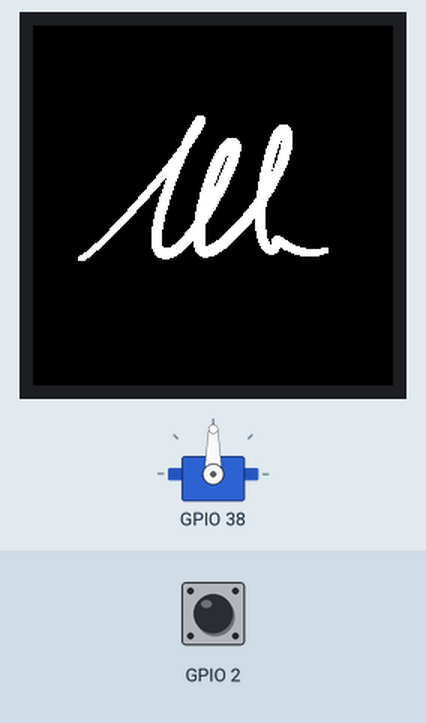
The sketch below on a simulated ESP32. Parts: 240×240 colour display, servo. The inputs (shaded band) are chosen by the test bench; at power-on: GPIO 2 HIGH. EEPROM starts erased; what the sketch prints to the serial monitor is not drawn.

Above: at 0.3 s.
At 2.9 s:
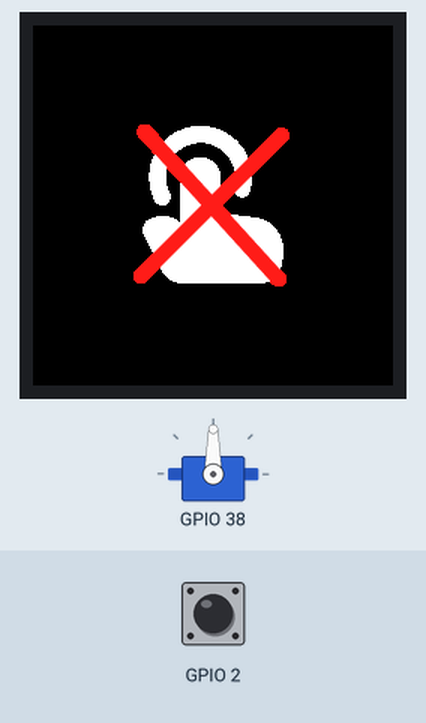
At 13.1 s:
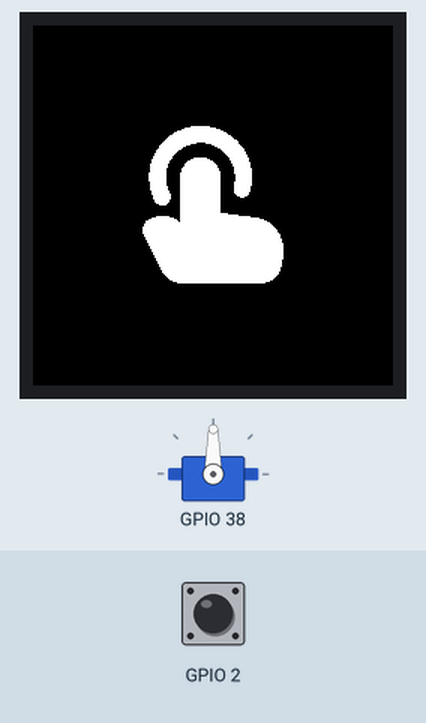

Measured:
- what the display in image 1 shows lasts 10.0 s, from 2.9 s to 12.9 s

The sketch:

setup.ino
```cpp
#include "setup.h"


#include <TFT_eSPI.h>
#include "Logo.h"

#include "finger_press_line.h"
#include "save_fill.h"

TFT_eSPI tft = TFT_eSPI();
TFT_eSprite eyes = TFT_eSprite(&tft);

const unsigned int sreenW = 240;
const unsigned int sreenH = 240;

#include <ESP32Servo.h>

#include <Arduino.h>

#include <Preferences.h>
Preferences preferences;

// servo
Servo controlServo;

int pos = 0;
int lastPosition = -1;  // Initialized to an impossible value

void setup() {
  Serial.begin(115200);

  preferences.begin("touch", false);  // Apre le preferenze con il nome "touch", false indica che non è solo di lettura

  // setup Screen
  tft.begin();
  tft.setRotation(0);
  tft.fillScreen(TFT_BLACK);
  tft.setSwapBytes(true);
  // Show Logo
  tft.pushImage(30, 60, logoWidth, logoHeight, logo_momysnow);

  // setup servo
  ESP32PWM::allocateTimer(0);
  controlServo.setPeriodHertz(50);
  // HEAD
  controlServo.attach(headServoPin, 1000, 2000);
  controlServo.write(90);
  controlServo.detach();
  // PUSH_L
  controlServo.attach(pushLServoPin, 1000, 2000);
  controlServo.write(90);
  controlServo.detach();
  // PUSH_R
  controlServo.attach(pushRServoPin, 1000, 2000);
  controlServo.write(90);
  controlServo.detach();
  // ROTATE_L
  controlServo.attach(rotateLServoPin, 1000, 2000);
  controlServo.write(90);
  controlServo.detach();
  // ROTATE_R
  controlServo.attach(rotateRServoPin, 1000, 2000);
  controlServo.write(90);
  controlServo.detach();
  // BASE
  controlServo.attach(baseServoPin, 1000, 2000);
  controlServo.write(90);
  controlServo.detach();

  delay(2000);

  tft.fillScreen(TFT_BLACK);
  delay(500);

  // SHOW IMG NOT TOUCH AND SAVE VAlUE
  tft.pushImage((240 - wifiWidth) / 2, (240 - wifiHeight) / 2, wifiWidth, wifiHeight, finger_press_fill_stop);

  // save touchRead(touchPadHeadPin) without touching
  // initialize a variable to store the sum of the sensor values
  int sum = 0;
  // initialize a counter to keep track of the number of readings
  int count = 0;
  // set the maximum number of readings to 200 (corresponding to 2 seconds with a delay of 10 ms)
  int maxCount = 100;
  // repeat the loop until the counter reaches the maximum
  while (count < maxCount) {
    // add the current sensor value to the sum
    sum += touchRead(touchPadHeadPin);
    // increment the counter
    count++;
    // wait for 10 ms
    delay(100);
  }

  // calculate the average value by dividing the sum by the count
  int averageValue = sum / count;


  // Salva un nuovo valore nella chiave "NTV"
  preferences.putInt("NTV", averageValue);
  Serial.println("Nuovo valore salvato in EEPROM: " + String(averageValue));

  tft.fillScreen(TFT_BLACK);
  delay(100);

  // SHOW IMG TOUCH AND SAVE VAlUE
  tft.pushImage((240 - wifiWidth) / 2, (240 - wifiHeight) / 2, wifiWidth, wifiHeight, finger_press_fill);

  // wait until a touch is detected based on the difference between touch and no touch values
  int threshold = 5000;                                   // adjust this value as needed
  int currentValue = touchRead(touchPadHeadPin);          // read the current sensor value
  while (abs(currentValue - averageValue) < threshold) {  // check if the difference is less than the threshold
    currentValue = touchRead(touchPadHeadPin);            // update the current sensor value
    delay(10);                                            // wait for a short time
  }

  // initialize a variable to store the sum of the sensor values
  sum = 0;
  // initialize a counter to keep track of the number of readings
  count = 0;
  // set the maximum number of readings to 200 (corresponding to 2 seconds with a delay of 10 ms)
  maxCount = 100;
  // repeat the loop until the counter reaches the maximum
  while (count < maxCount) {
    // add the current sensor value to the sum
    sum += touchRead(touchPadHeadPin);
    // increment the counter
    count++;
    // wait for 10 ms
    delay(100);
  }

  // calculate the average value by dividing the sum by the count
  averageValue = sum / count;

  // Salva un nuovo valore nella chiave "NTV"
  preferences.putInt("TV", averageValue);
  Serial.println("Nuovo valore salvato in EEPROM: " + String(averageValue));

  tft.fillScreen(TFT_BLACK);
  delay(100);

  // SHOW IMG SAVE
  tft.pushImage((240 - saveWidth) / 2, (240 - saveHeight) / 2, saveWidth, saveHeight, save_fill);
}

void loop() {
}
```

setup.h
```cpp
// setup.h
#ifndef SETUP_H
#define SETUP_H

// touchPad
#define touchPadHeadPin 2

// Servo Motors
#define headServoPin 47
#define pushLServoPin 48
#define pushRServoPin 45
#define rotateLServoPin 11
#define rotateRServoPin 35
#define baseServoPin 38

#endif
```

Source omitted: Logo.h (180833 bytes), _press_line.h (data table, 288218 bytes), save_fill.h (data table, 144120 bytes)
